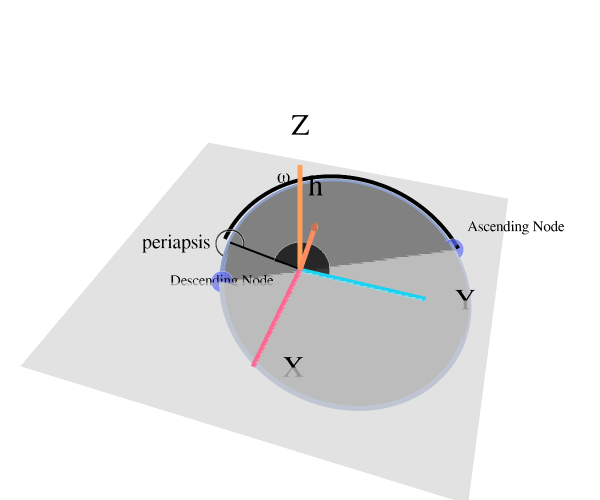

Source (notebook cell):
### Code cell
data = go.Scatter3d(
    x=rotated[:, 0],
    y=rotated[:, 1],
    z=rotated[:, 2],
    mode="lines",
    line=dict(color=colors["blue"], width=10),
)
d2 = go.Mesh3d(
    x=rotated[:, 0], y=rotated[:, 1], z=rotated[:, 2], color="gray", opacity=1.0
)

d3 = go.Mesh3d(
    x=plane[:, 0], y=plane[:, 1], z=plane[:, 2], opacity=0.7, color="lightgray"
)

d4 = go.Scatter3d(
    x=[0],
    y=[0],
    z=[0],
    mode="markers",
    marker=dict(color="black", size=[40], sizeref=1, sizemode="diameter"),
    text="m1",
    textfont=dict(size=30, family="sans-serif", color="black"),
    textposition="top right",
)
d5 = go.Scatter3d(
    x=[0, 0],
    y=[0, 0],
    z=[0, 100],
    mode="lines+text",
    line={"width": 10},
    text=["", "Z"],
    textfont=dict(size=30, family="sans-serif", color="black"),
    textposition="top center",
)
d6 = go.Scatter3d(
    x=[0, 0],
    y=[0, 100],
    z=[0, 0],
    mode="lines+text",
    line={"width": 10},
    text=["", "Y"],
    textfont=dict(size=30, family="sans-serif", color="black"),
    textposition="middle right",
)
d7 = go.Scatter3d(
    x=[0, 100],
    y=[0, 0],
    z=[0, 0],
    mode="lines+text",
    line={"width": 10},
    text=["", "X"],
    textfont=dict(size=30, family="sans-serif", color="black"),
    textposition="middle right",
)

mid = arc.shape[0] // 2
label = [""] * arc.shape[0]
label[mid] = "i"
arcline = go.Scatter3d(
    x=arc[:, 0],
    y=arc[:, 1],
    z=arc[:, 2],
    mode="lines+text",
    line={"width": 8, "color": "black"},
    text=label,
    textfont=dict(size=30, family="sans-serif", color="black"),
    textposition="top center",
)

arcline_2 = go.Scatter3d(
    x=arc_2[:, 0],
    y=arc_2[:, 1],
    z=arc_2[:, 2],
    mode="lines+text",
    line={"width": 8, "color": "black"},
    text=label,
    textfont=dict(size=20, family="sans-serif", color="black"),
    textposition="middle left",
)

periline = go.Scatter3d(
    x=peri_rot[:, 0],
    y=peri_rot[:, 1],
    z=peri_rot[:, 2],
    mode="lines+markers+text",
    line={"width": 8, "color": "black"},
    marker={"symbol": "circle-open", "size": [0, 20]},
    text=["", "periapsis"],
    textfont=dict(size=20, family="sans-serif", color="black"),
    textposition="middle left", 
)

nodeline = go.Scatter3d(
    x=node_line[:, 0],
    y=node_line[:, 1],
    z=node_line[:, 2],
    mode="lines+text",
    line={"width": 8, "color": "black"},
    text=["", "Node Line"],
    textfont=dict(size=20, family="sans-serif", color="black"),
    textposition="top center",
)

nodesmarks = go.Scatter3d(
    x=nodes[:, 0],
    y=nodes[:, 1],
    z=nodes[:, 2],
    mode="markers+text",
    marker={"size": [15, 15]},
    text=["Ascending Node", "Descending Node"],
    textfont=dict(size=15, family="sans-serif", color="black"),
    textposition=["middle right", "middle left"],
)
mid = raan_arc.shape[0] // 2
label = [""] * raan_arc.shape[0]
label[mid] = "Ω"
raanarc = go.Scatter3d(
    x=raan_arc[:, 0],
    y=raan_arc[:, 1],
    z=raan_arc[:, 2],
    mode="lines+text",
    line={"width": 8, "color": "black"},
    text=label,
    textfont=dict(size=20, family="sans-serif", color="black"),
    textposition="middle right",
)

mid = x_new[52:312].shape[0] // 2
label = [""] * x_new[52:312].shape[0]
label[mid] = "ω"
omegaarc = go.Scatter3d(
    x=x_new[52:312],
    y=y_new[52:312],
    z=z_new[52:312],
    mode="lines+text",
    line={"width": 8, "color":"black"},
    text=label,
    textfont=dict(size=20, family="sans-serif", color="black"),
    textposition="middle left",
)

layout = dict(
    width=600,
    height=500,
    autosize=False,
    xaxis={
        "showgrid": False,  # thin lines in the background
        "zeroline": False,  # thick line at x=0
        "visible": False,  # numbers below
    },
    yaxis={
        "showgrid": False,  # thin lines in the background
        "zeroline": False,  # thick line at x=0
        "visible": False,  # numbers below
    },
    scene=dict(
        hovermode=False,
        camera=dict(
            up=dict(
                x=0,
                y=0,
                z=1,
            ),
            eye=dict(
                x=1.0707,
                y=-1.0707,
                z=1,
            ),
        ),
        # aspectratio = dict( x=1, y=1, z=0.7 ),
        aspectmode="manual",
        xaxis={"showgrid": False, "zeroline": False, "visible": False},
        yaxis={"showgrid": False, "zeroline": False, "visible": False},
        zaxis={"showgrid": False, "zeroline": False, "visible": False},
    ),
    showlegend=False,
    margin={"b": 0, "t": 0, "r": 0, "l": 0},
)
fig = go.Figure(layout=layout)

fig.add_trace(data)
fig.add_trace(d2)
fig.add_trace(d3)
fig.add_trace(d4)
fig.add_trace(d5)
fig.add_trace(d6)
fig.add_trace(d7)
arrow(
    start=rot_vec[0, :],
    end=rot_vec[1, :],
    fig=fig,
    line={"width": 10.0, "color": colors["red"]},
    cone={"colorscale": [[0, colors["red"]], [1, colors["red"]]]},
)
# fig.add_trace(arcline)
# fig.add_trace(arcline_2)
fig.add_trace(periline)
# fig.add_trace(nodeline)
fig.add_trace(nodesmarks)
# fig.add_trace(raanarc)
fig.add_trace(omegaarc)

fig.show()

### Figure 1 — Plotly figure (JSON) as saved in the notebook; plotly's stock layout.template omitted (floating-point values rounded to 4 significant figures; data arrays with more than 128 entries replaced by an {"elided": "..."} marker saying what was removed)
{"data": [{"line": {"color": "rgb(141,160,203)", "width": 10}, "mode": "lines", "type": "scatter3d", "x": {"elided": "629 float values"}, "y": {"elided": "629 float values"}, "z": {"elided": "629 float values"}}, {"color": "gray", "opacity": 1, "type": "mesh3d", "x": {"elided": "629 float values"}, "y": {"elided": "629 float values"}, "z": {"elided": "629 float values"}}, {"color": "lightgray", "opacity": 0.7, "type": "mesh3d", "x": [-150, -150, 150, 150], "y": [-150, 150, -150, 150], "z": [0, 0, 0, 0]}, {"marker": {"color": "black", "size": [40], "sizemode": "diameter", "sizeref": 1}, "mode": "markers", "text": "m1", "textfont": {"color": "black", "family": "sans-serif", "size": 30}, "textposition": "top right", "type": "scatter3d", "x": [0], "y": [0], "z": [0]}, {"line": {"width": 10}, "mode": "lines+text", "text": ["", "Z"], "textfont": {"color": "black", "family": "sans-serif", "size": 30}, "textposition": "top center", "type": "scatter3d", "x": [0, 0], "y": [0, 0], "z": [0, 100]}, {"line": {"width": 10}, "mode": "lines+text", "text": ["", "Y"], "textfont": {"color": "black", "family": "sans-serif", "size": 30}, "textposition": "middle right", "type": "scatter3d", "x": [0, 0], "y": [0, 100], "z": [0, 0]}, {"line": {"width": 10}, "mode": "lines+text", "text": ["", "X"], "textfont": {"color": "black", "family": "sans-serif", "size": 30}, "textposition": "middle right", "type": "scatter3d", "x": [0, 100], "y": [0, 0], "z": [0, 0]}, {"line": {"color": "rgb(252,141,98)", "width": 10}, "mode": "lines+text", "text": ["", "h"], "textfont": {"color": "black", "family": "sans-serif", "size": 30}, "textposition": "top center", "type": "scatter3d", "x": [0, 43.3], "y": [0, 25.0], "z": [0, 86.6]}, {"colorscale": [[0, "rgb(252,141,98)"], [1, "rgb(252,141,98)"]], "showlegend": false, "showscale": false, "sizemode": "absolute", "sizeref": 10, "type": "cone", "u": [4.33], "v": [2.5], "w": [8.66], "x": [42.44], "y": [24.5], "z": [84.87]}, {"line": {"color": "black", "width": 8}, "marker": {"size": [0, 20], "symbol": "circle-open"}, "mode": "lines+markers+text", "text": ["", "periapsis"], "textfont": {"color": "black", "family": "sans-serif", "size": 20}, "textposition": "middle left", "type": "scatter3d", "x": [0, 3.481], "y": [0, -57.99], "z": [0, 15]}, {"marker": {"size": [15, 15]}, "mode": "markers+text", "text": ["Ascending Node", "Descending Node"], "textfont": {"color": "black", "family": "sans-serif", "size": 15}, "textposition": ["middle right", "middle left"], "type": "scatter3d", "x": [-63.98, 31.44], "y": [111.6, -53.94], "z": [-0.2315, -0.1501]}, {"line": {"color": "black", "width": 8}, "mode": "lines+text", "text": {"elided": "260 str values"}, "textfont": {"color": "black", "family": "sans-serif", "size": 20}, "textposition": "middle left", "type": "scatter3d", "x": {"elided": "260 float values"}, "y": {"elided": "260 float values"}, "z": {"elided": "260 float values"}}], "layout": {"autosize": false, "height": 500, "margin": {"b": 0, "l": 0, "r": 0, "t": 0}, "scene": {"aspectmode": "auto", "aspectratio": {"x": 1.241, "y": 1.241, "z": 0.6491}, "camera": {"center": {"x": 0, "y": 0, "z": 0}, "eye": {"x": 1.281, "y": 0.4308, "z": 1.211}, "projection": {"type": "perspective"}, "up": {"x": 0, "y": 0, "z": 1}}, "hovermode": false, "xaxis": {"showgrid": false, "type": "linear", "visible": false, "zeroline": false}, "yaxis": {"showgrid": false, "type": "linear", "visible": false, "zeroline": false}, "zaxis": {"showgrid": false, "type": "linear", "visible": false, "zeroline": false}}, "showlegend": false, "width": 600, "xaxis": {"showgrid": false, "visible": false, "zeroline": false}, "yaxis": {"showgrid": false, "visible": false, "zeroline": false}}}
